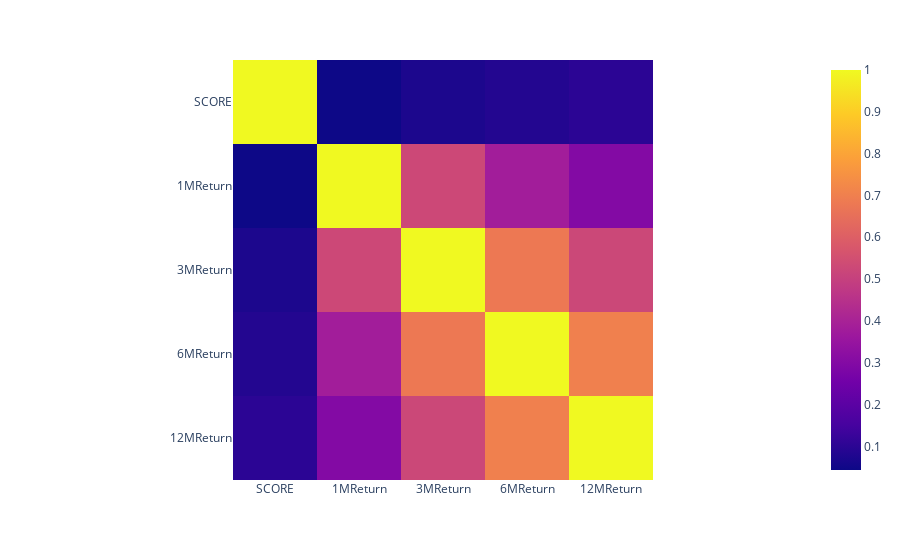

Notebook cell for this chart:
### Code cell
fig = px.imshow(data_to_corelation.corr())
fig.show()

### Figure 1 — Plotly figure (JSON) as saved in the notebook; plotly's stock layout.template omitted (floating-point values rounded to 4 significant figures)
{"data": [{"coloraxis": "coloraxis", "hovertemplate": "x: %{x}<br>y: %{y}<br>color: %{z}<extra></extra>", "name": "0", "type": "heatmap", "x": ["SCORE", "1MReturn", "3MReturn", "6MReturn", "12MReturn"], "xaxis": "x", "y": ["SCORE", "1MReturn", "3MReturn", "6MReturn", "12MReturn"], "yaxis": "y", "z": [[1, 0.04344, 0.07151, 0.08511, 0.09887], [0.04344, 1, 0.5265, 0.3813, 0.2989], [0.07151, 0.5265, 1, 0.6791, 0.5239], [0.08511, 0.3813, 0.6791, 1, 0.7019], [0.09887, 0.2989, 0.5239, 0.7019, 1]]}], "layout": {"coloraxis": {"colorscale": [[0, "#0d0887"], [0.1111, "#46039f"], [0.2222, "#7201a8"], [0.3333, "#9c179e"], [0.4444, "#bd3786"], [0.5556, "#d8576b"], [0.6667, "#ed7953"], [0.7778, "#fb9f3a"], [0.8889, "#fdca26"], [1, "#f0f921"]]}, "margin": {"t": 60}, "xaxis": {"anchor": "y", "constrain": "domain", "domain": [0, 1], "scaleanchor": "y"}, "yaxis": {"anchor": "x", "autorange": "reversed", "constrain": "domain", "domain": [0, 1]}}}
